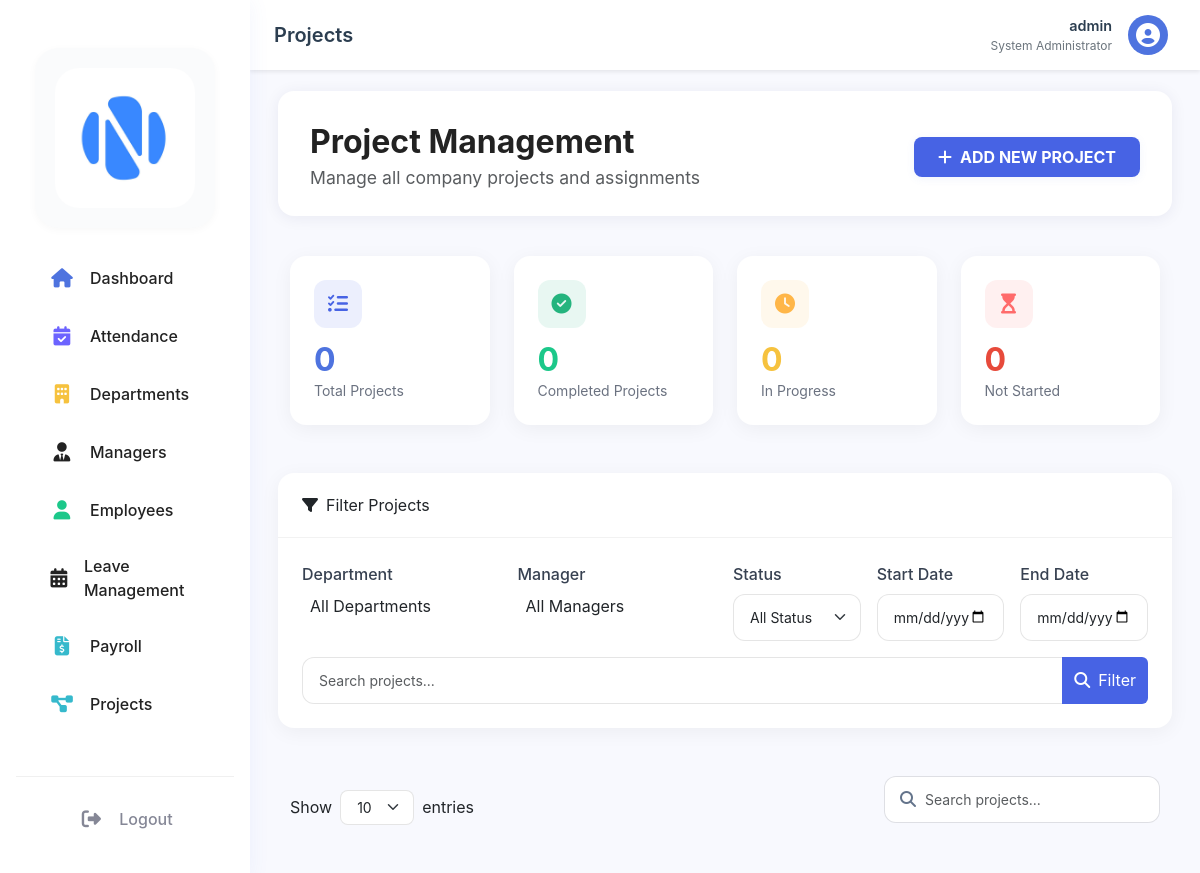
/dashboard/admin/projects.php (signed in), run on an earlier commit of the app's database.
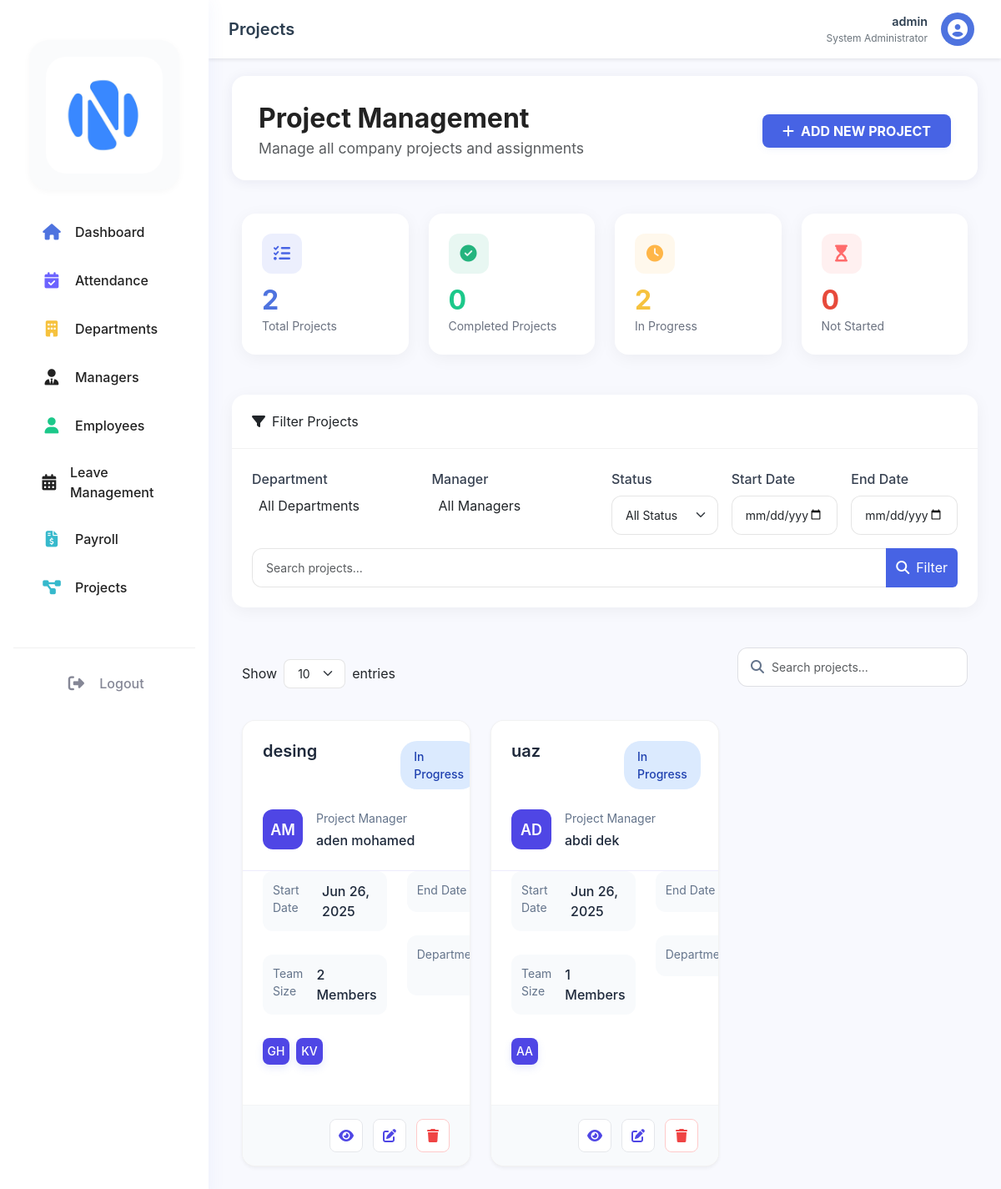
And on a later commit of the database.
### tables this page shows
CREATE TABLE `projects` (
  `project_id` int(11) NOT NULL,
  `project_name` varchar(100) NOT NULL,
  `description` text,
  `start_date` date DEFAULT NULL,
  `end_date` date DEFAULT NULL,
  `status` enum('not_started','in_progress','completed','on_hold') DEFAULT 'not_started',
  `manager_id` int(11) DEFAULT NULL,
  `created_at` timestamp NOT NULL DEFAULT CURRENT_TIMESTAMP,
  `updated_at` timestamp NOT NULL DEFAULT CURRENT_TIMESTAMP ON UPDATE CURRENT_TIMESTAMP
);

### dashboard/admin/projects.php (the view, shortened to what the changed rows need)
<?php
require_once '../../config/database.php';
try {
    $query = "
        SELECT p.*,
               CONCAT(m.first_name, ' ', m.last_name) as manager_name,
               d.dept_name as department_name,
               COUNT(DISTINCT pa.emp_id) as assigned_employees_count,
               GROUP_CONCAT(DISTINCT CONCAT(e.first_name, ' ', e.last_name) SEPARATOR ', ') as team_members
        FROM projects p
        LEFT JOIN employees m ON p.manager_id = m.emp_id
        LEFT JOIN users u ON m.user_id = u.user_id
        LEFT JOIN departments d ON m.dept_id = d.dept_id
        LEFT JOIN project_assignments pa ON p.project_id = pa.project_id
        LEFT JOIN employees e ON pa.emp_id = e.emp_id
        WHERE 1=1
    ";
    $params = [];
    $query .= " GROUP BY p.project_id ORDER BY p.created_at DESC";
    $stmt = $pdo->prepare($query);
    $stmt->execute($params);
    $projects = $stmt->fetchAll();
} catch (PDOException $e) {
    $error = "Error fetching data: " . $e->getMessage();
}
?>
<!DOCTYPE html>
<html lang="en">
<head>
    <link href="https://cdn.jsdelivr.net/npm/bootstrap@5.3.2/dist/css/bootstrap.min.css" rel="stylesheet">
    <link href="https://cdn.datatables.net/1.11.5/css/dataTables.bootstrap5.min.css" rel="stylesheet">
    <link href="https://cdn.jsdelivr.net/npm/select2@4.1.0-rc.0/dist/css/select2.min.css" rel="stylesheet">
    <link rel="stylesheet" href="https://cdnjs.cloudflare.com/ajax/libs/font-awesome/6.4.0/css/all.min.css">
    <link rel="stylesheet" href="../../assets/css/dashboard.css">
</head>
<body>
    <div class="main-content">
        <div class="container-fluid">
            <div class="dashboard-header mb-4" style="border-radius: 16px; box-shadow: 0 2px 16px rgba(30,34,90,0.07); padding: 2rem 2rem 1.5rem 2rem; background: #fff;">
                <div class="d-flex justify-content-between align-items-center flex-wrap">
                    <div class="pe-3">
                        <h1 class="fw-bold mb-1" style="font-size:2rem; color:#222;">Project Management</h1>
                    </div>
                </div>
            </div>
            <div class="container-fluid">
                <div class="row mb-4">
                    <div class="col-md-3">
                        <div class="stat-card">
                            <div class="stat-icon blue">
                                <i class="fas fa-tasks fa-lg"></i>
                            </div>
                            <div class="stat-value text-primary"><?php echo count($projects); ?></div>
                            <div class="stat-label">Total Projects</div>
                        </div>
                    </div>
                    <div class="col-md-3">
                        <div class="stat-card">
                            <div class="stat-icon yellow">
                                <i class="fas fa-clock fa-lg"></i>
                            </div>
                            <div class="stat-value text-warning">
                                <?php echo count(array_filter($projects, function($p) { return $p['status'] === 'in_progress'; })); ?>
                            </div>
                            <div class="stat-label">In Progress</div>
                        </div>
                    </div>
                </div>
            </div>
            <div class="container-fluid">
                <div class="row" id="projectsGrid">
                    <?php if (isset($projects)) : ?>
                        <?php foreach ($projects as $project): ?>
                            <div class="col-md-6 col-lg-4 mb-4 project-card-wrapper">
                                <div class="project-card">
                                    <div class="project-card-header">
                                        <div class="d-flex justify-content-between align-items-start mb-3">
                                            <h5 class="project-title"><?php echo htmlspecialchars($project['project_name']); ?></h5>
                                            <span class="status-badge <?php
                                                echo $project['status'] === 'completed' ? 'completed' :
                                                    ($project['status'] === 'in_progress' ? 'in-progress' :
                                                    'not-started');
                                            ?>">
                                                <?php echo ucwords(str_replace('_', ' ', $project['status'])); ?>
                                            </span>
                                        </div>
                                        <div class="manager-info">
                                            <div class="avatar-wrapper">
                                                <div class="avatar">
                                                    <?php
                                                    $managerName = $project['manager_name'] ?? 'Not Assigned';
                                                    $initials = implode('', array_map(function($name) {
                                                        return strtoupper(substr($name, 0, 1));
                                                    }, explode(' ', $managerName)));
                                                    echo $initials;
                                                    ?>
                                                </div>
                                            </div>
                                            <div class="manager-details">
                                                <div class="label">Project Manager</div>
                                                <div class="name"><?php echo htmlspecialchars($managerName); ?></div>
                                            </div>
                                        </div>
                                    </div>
                                    <div class="project-card-body">
                                        <div class="info-grid">
                                            <div class="info-column">
                                                <div class="info-item">
                                                    <div class="label">Start Date</div>
                                                    <div class="value"><?php echo date('M d, Y', strtotime($project['start_date'])); ?></div>
                                                </div>
                                                <div class="info-item">
                                                    <div class="label">Team Size</div>
                                                    <div class="value"><?php echo $project['assigned_employees_count']; ?> Members</div>
                                                </div>
                                            </div>
                                            <div class="info-column">
                                                <div class="info-item">
                                                    <div class="label">End Date</div>
                                                </div>
                                                <div class="info-item">
                                                    <div class="label">Department</div>
                                                </div>
                                            </div>
                                        </div>
                                        <?php if (!empty($project['team_members'])): ?>
                                            <div class="team-avatars mt-3">
                                                <?php
                                                $teamMembers = explode(', ', $project['team_members']);
                                                foreach (array_slice($teamMembers, 0, 3) as $member):
                                                    $memberInitials = implode('', array_map(function($name) {
                                                        return strtoupper(substr($name, 0, 1));
                                                    }, explode(' ', $member)));
                                                ?>
                                                    <div class="team-avatar"><?php echo $memberInitials; ?></div>
                                                <?php endforeach; ?>
                                            </div>
                                        <?php endif; ?>
                                    </div>
                                    <div class="project-card-footer">
                                        <button class="btn btn-icon" onclick="viewProject(<?php echo htmlspecialchars(json_encode($project)); ?>)">
                                            <i class="fas fa-eye"></i>
                                        </button>
                                        <button class="btn btn-icon" onclick="editProject(<?php echo htmlspecialchars(json_encode($project)); ?>)">
                                            <i class="fas fa-edit"></i>
                                        </button>
                                        <button class="btn btn-icon btn-danger" onclick="deleteProject(<?php echo $project['project_id']; ?>)">
                                            <i class="fas fa-trash"></i>
                                        </button>
                                    </div>
                                </div>
                            </div>
                        <?php endforeach; ?>
                    <?php endif; ?>
                </div>
            </div>
        </div>
    </div>
</body>
</html>

What changed in the data, as far as the page shows it:
added projects: project_name "desing", status "In Progress", initials "AM", managerName "aden mohamed", start_date "Jun 26, 2025", assigned_employees_count "2", memberInitials "GH", memberInitials "KV", shown under "Project Management"
added projects: project_name "uaz", status "In Progress", initials "AD", managerName "abdi dek", start_date "Jun 26, 2025", assigned_employees_count "1", memberInitials "AA"
Also different on the page:
count($projects): "0" → "2"
text no longer shown: "0"
text now shown: "2"
